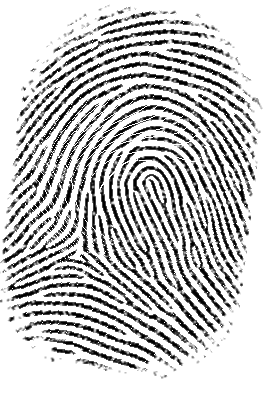
#> input picture data_sheet/Huellas_1/Impression_1/1.png, 275 x 400 px
$ python generar_transformaciones.py
#> lines starting #> are read from the running program, lines starting #| are printed output that depends on the picture; after the words box and inside, x2 and y2 are one past the last pixel; in counts of white or black regions, pixels touching at a corner belong together
"""Aumento reproducible de impresiones sinteticas generadas por Anguli.

Ubicacion recomendada: IA_final/generar_transformaciones.py
Datos esperados:       IA_final/data_sheet/Huellas_1, Huellas_2, Huellas_3

Acepta DOS organizaciones de entrada:
  NUEVA: Huellas_N/Impression_1/1.png ... 10.png
  ANTIGUA: Huellas_N/Impression_1/fp_1/1.png ... Impression_10/fp_1/1.png

No modifica las imagenes originales. Genera nuevas en
Huellas_N/Impression_py/generacion_01 y un CSV en data_sheet/.
"""

from pathlib import Path
import csv
import json

import cv2
import numpy as np

# ========== PARAMETROS EDITABLES ==========
DATA_DIR = Path(__file__).resolve().parent / "data_sheet"
IDENTIDADES = (1, 2, 3)
NOMBRE_GENERACION = "generacion_01"   # cambiar a generacion_02 si repetis una prueba
SEMILLA = 2026
EXTENSIONES = {".png", ".jpg", ".jpeg", ".bmp", ".tif", ".tiff"}

rng = np.random.default_rng(SEMILLA)


def leer_gris(ruta: Path) -> np.ndarray:
    imagen = cv2.imread(str(ruta), cv2.IMREAD_GRAYSCALE)
    if imagen is None:
        raise RuntimeError(f"No se pudo abrir: {ruta}")
    return imagen


def guardar_png(ruta: Path, imagen: np.ndarray) -> None:
    ruta.parent.mkdir(parents=True, exist_ok=True)
    if not cv2.imwrite(str(ruta), imagen):
        raise RuntimeError(f"No se pudo guardar: {ruta}")


def transformar_afin(imagen: np.ndarray, angulo=0.0, escala=1.0, tx=0, ty=0):
    """Rotacion, escalado y traslacion: misma geometria global."""
    alto, ancho = imagen.shape
    matriz = cv2.getRotationMatrix2D((ancho / 2, alto / 2), angulo, escala)
    matriz[:, 2] += [tx, ty]
    return cv2.warpAffine(imagen, matriz, (ancho, alto),
                          flags=cv2.INTER_LINEAR,
                          borderMode=cv2.BORDER_CONSTANT, borderValue=255)


def deformacion_elastica(imagen: np.ndarray, rng, amplitud=10):
    """Desplazamiento espacial suave y NO uniforme (en pixeles)."""
    alto, ancho = imagen.shape
    # Campo aleatorio a baja resolucion: produce variaciones espaciales suaves.
    ny, nx = max(3, alto // 50), max(3, ancho // 50)

    def campo():
        base = rng.normal(0, 1, (ny, nx)).astype(np.float32)
        suave = cv2.resize(base, (ancho, alto), interpolation=cv2.INTER_CUBIC)
        suave = cv2.GaussianBlur(suave, (0, 0), sigmaX=12)
        maximo = max(float(np.max(np.abs(suave))), 1e-6)
        return amplitud * suave / maximo

    dx, dy = campo(), campo()
    x, y = np.meshgrid(np.arange(ancho, dtype=np.float32),
                       np.arange(alto, dtype=np.float32))
    return cv2.remap(imagen, x + dx, y + dy, cv2.INTER_LINEAR,
                     borderMode=cv2.BORDER_CONSTANT, borderValue=255)


def presion_simulada(imagen: np.ndarray):
    """En imagen con crestas OSCURAS, erosion engrosa lineas oscuras."""
    nucleo = cv2.getStructuringElement(cv2.MORPH_ELLIPSE, (3, 3))
    return cv2.erode(imagen, nucleo, iterations=1)


def ruido_gaussiano(imagen: np.ndarray, rng, sigma=20):
    ruido = rng.normal(0, sigma, imagen.shape)
    return np.clip(imagen.astype(np.float32) + ruido, 0, 255).astype(np.uint8)


def ruido_sal_pimienta(imagen: np.ndarray, rng, proporcion=0.4):
    salida = imagen.copy()
    cantidad = max(2, round(imagen.size * proporcion))
    indices = rng.choice(imagen.size, size=cantidad, replace=False)
    plano = salida.reshape(-1)
    mitad = cantidad // 2
    plano[indices[:mitad]] = 0
    plano[indices[mitad:]] = 255
    return salida


def recorte_parcial(imagen: np.ndarray, lado="derecha", fraccion=0.2):
    """Oculta un porcentaje de la zona que contiene crestas, no del margen blanco."""
    salida = imagen.copy()
    yy, xx = np.where(imagen < 220)
    if xx.size == 0:
        return salida
    izquierda, derecha = int(xx.min()), int(xx.max()) + 1
    arriba, abajo = int(yy.min()), int(yy.max()) + 1
    if lado == "derecha":
        desde = derecha - max(1, round((derecha - izquierda) * fraccion))
        salida[:, desde:derecha] = 255
    elif lado == "izquierda":
        hasta = izquierda + max(1, round((derecha - izquierda) * fraccion))
        salida[:, izquierda:hasta] = 255
    elif lado == "arriba":
        hasta = arriba + max(1, round((abajo - arriba) * fraccion))
        salida[arriba:hasta, :] = 255
    else:
        desde = abajo - max(1, round((abajo - arriba) * fraccion))
        salida[desde:abajo, :] = 255
    return salida


def contraste(imagen: np.ndarray, factor=0.3):
    """factor < 1 reduce contraste alrededor de gris medio."""
    datos = factor * (imagen.astype(np.float32) - 127.5) + 127.5
    return np.clip(datos, 0, 255).astype(np.uint8)


def imagenes_fuente(carpeta: Path):
    """Detecta automaticamente la estructura nueva o la estructura Anguli anterior."""
    impresion_unica = carpeta / "Impression_1"
    if impresion_unica.is_dir():
        directas = [p for p in impresion_unica.iterdir()
                    if p.is_file() and p.suffix.lower() in EXTENSIONES]
        if directas:
            directas.sort(key=lambda p: (0, int(p.stem)) if p.stem.isdigit()
                          else (1, p.stem))
            return [(int(p.stem) if p.stem.isdigit() else i, p)
                    for i, p in enumerate(directas, 1)], "nueva"

    antiguas = []
    for numero in range(1, 11):
        carpeta_imp = carpeta / f"Impression_{numero}"
        if carpeta_imp.is_dir():
            archivos = sorted(p for p in carpeta_imp.rglob("*")
                              if p.is_file() and p.suffix.lower() in EXTENSIONES)
            if len(archivos) != 1:
                raise RuntimeError(f"Se esperaba 1 imagen en {carpeta_imp}; hay {len(archivos)}")
            antiguas.append((numero, archivos[0]))
    return antiguas, "antigua"


def ejecutar():
    if not DATA_DIR.is_dir():
        raise FileNotFoundError(f"No encuentro la carpeta: {DATA_DIR}. "
                                "Guarda el script dentro de IA_final, al lado de data_sheet.")

    registro = DATA_DIR / f"registro_{NOMBRE_GENERACION}.csv"
    salidas = [DATA_DIR / f"Huellas_{n}" / "Impression_py" / NOMBRE_GENERACION
               for n in IDENTIDADES]
    # Evitar borrar/sobreescribir ensayos anteriores.
    if registro.exists() or any(ruta.exists() for ruta in salidas):
        raise FileExistsError(
            f"La {NOMBRE_GENERACION} ya existe. Cambia NOMBRE_GENERACION "
            "por 'generacion_02' para hacer otra prueba, sin borrar resultados anteriores.")

    todos = []
    total_fuentes = 0
    for numero_identidad, destino in zip(IDENTIDADES, salidas):
        origen = DATA_DIR / f"Huellas_{numero_identidad}"
        fuentes, organizacion = imagenes_fuente(origen)
        if not fuentes:
            raise FileNotFoundError(f"No hay imagenes de impresiones en {origen}")
        print(f"Huellas_{numero_identidad}: {len(fuentes)} imagenes, estructura {organizacion}")
        total_fuentes += len(fuentes)

        for numero_impresion, entrada in fuentes:
            imagen = leer_gris(entrada)
#> in leer_gris, imagen is the input picture: shape (400, 275); min 0, max 255, mean 199.3
            stem = f"imp_{numero_impresion:02d}"
            angulo = int(rng.choice([-20, -10, 10, 20]))
            tx, ty = int(rng.integers(-15, 15)), int(rng.integers(-15, 15))
            escala = float(rng.choice([0.85, 1.15]))
            lado = str(rng.choice(["izquierda", "derecha", "arriba", "abajo"]))

            variantes = [
                ("original", imagen.copy(), {}),
                ("rotacion", transformar_afin(imagen, angulo=angulo), {"angulo_grados": angulo}),
                ("traslacion", transformar_afin(imagen, tx=tx, ty=ty), {"tx": tx, "ty": ty}),
                ("escalado", transformar_afin(imagen, escala=escala), {"factor": escala}),
                ("elastica", deformacion_elastica(imagen, rng, 5), {"amplitud_px": 5}),
                ("presion", presion_simulada(imagen), {"metodo": "erosion_3x3"}),
                ("gaussiano", ruido_gaussiano(imagen, rng, sigma=20), {"sigma": 20}),
                ("sal_pimienta", ruido_sal_pimienta(imagen, rng, 0.05), {"proporcion": 0.05}),
                ("recorte", recorte_parcial(imagen, lado=lado, fraccion=0.2),
                 {"lado": lado, "fraccion_roi": 0.2}),
                ("contraste", contraste(imagen, factor=0.5), {"factor": 0.5}),
            ]
#> call 3 of transformar_afin, with angulo = 0, escala = 1.15, tx = 0, ty = 0
#> in transformar_afin (call 3), `matriz = cv2.getRotationMatrix2D((ancho / 2, alto / 2), angulo, escala)`: matriz = [[1.15, 0, -20.62], [0, 1.15, -30]]
#> in transformar_afin (call 3), `return cv2.warpAffine(imagen, matriz, (ancho, alto), flags=cv2.INTER_L..`:
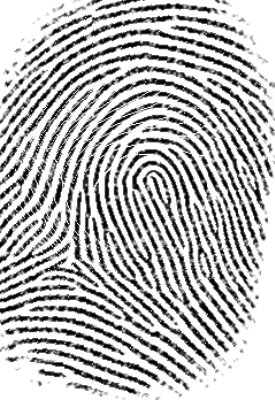
#> returned value: shape (400, 275); min 0, max 255, mean 184.1
#> in deformacion_elastica, `alto, ancho = imagen.shape`: alto = 400; ancho = 275
#> in deformacion_elastica, `ny, nx = max(3, alto // 50), max(3, ancho // 50)`: ny = 8; nx = 5
#> in campo, `base = rng.normal(0, 1, (ny, nx)).astype(np.float32)`: base = [[1.4, 0.638, -0.292, -0.312, 0.304], [-0.268, -0.226, 0.72, 0.515, -0.0641], [-0.0855, 0.161, -0.614, -0.404, 0.548], [-0.13, -1.37, -0.477, 0.657, -0.232], [-0.149, 0.642, 1.82, -0.713, 1.35], [-1.23, 0.175, -1.17, 1.35, 0.834], [1.14, -0.886, 0.685, -0.519, -0.457], [0.507, 0.877, 0.204, -0.628, -0.826]]
#> in campo, `suave = cv2.resize(base, (ancho, alto), interpolation=cv2.INTER_CUBIC)`:
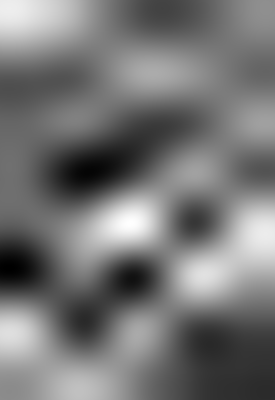
#> suave: shape (400, 275) float32; min -1.47, max 1.9, mean 0.0848; drawn with min black and max white
#> in campo, `maximo = max(float(np.max(np.abs(suave))), 1e-6)`: maximo = 1.63
#> in campo (call 2), `base = rng.normal(0, 1, (ny, nx)).astype(np.float32)`: base = [[1.44, 0.594, 0.72, 2.18, -0.816], [2.56, 3.15, 1.62, 0.827, -0.664], [0.994, -0.443, -0.0217, -0.29, 0.284], [1.29, -0.556, -0.985, -1, -0.968], [-1.43, -0.913, 1.29, -0.593, 0.257], [-1.22, 0.17, -1.74, -0.699, 2.25], [-0.583, 1.12, 0.455, -0.153, -0.652], [1.29, -0.177, 1.53, -0.719, 0.0573]]
#> in campo (call 2), `suave = cv2.resize(base, (ancho, alto), interpolation=cv2.INTER_CUBIC)`:
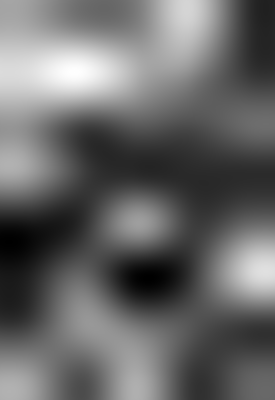
#> suave: shape (400, 275) float32; min -1.83, max 3.22, mean 0.237; drawn with min black and max white
#> in campo (call 2), `maximo = max(float(np.max(np.abs(suave))), 1e-6)`: maximo = 2.84
#> in deformacion_elastica, `return cv2.remap(imagen, x + dx, y + dy, cv2.INTER_LINEAR, borderMode=..`:
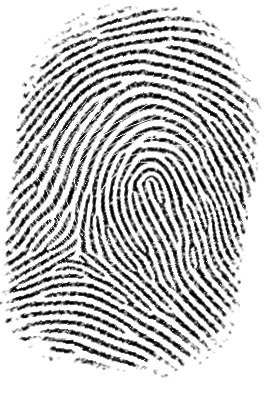
#> returned value: shape (400, 275); min 0, max 255, mean 199.4
#> in presion_simulada, `nucleo = cv2.getStructuringElement(cv2.MORPH_ELLIPSE, (3, 3))`: nucleo = [[0, 1, 0], [1, 1, 1], [0, 1, 0]]
#> in ruido_gaussiano, `ruido = rng.normal(0, sigma, imagen.shape)`:
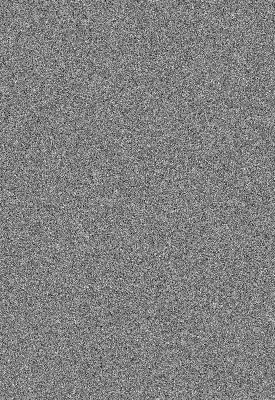
#> ruido: shape (400, 275) float64; min -81.89, max 80.27, mean 0; drawn with min black and max white
#> in ruido_gaussiano, `return np.clip(imagen.astype(np.float32) + ruido, 0, 255).astype(np.ui..`:
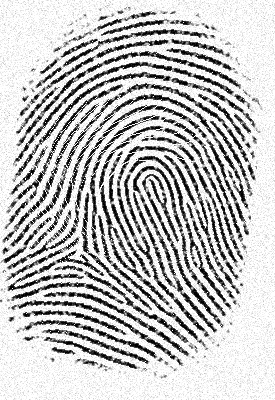
#> returned value: shape (400, 275); min 0, max 255, mean 194
#> in recorte_parcial, `izquierda, derecha = int(xx.min()), int(xx.max()) + 1`: izquierda = 0; derecha = 262
#> in recorte_parcial, `arriba, abajo = int(yy.min()), int(yy.max()) + 1`: arriba = 5; abajo = 379
#> in recorte_parcial, `desde = derecha - max(1, round((derecha - izquierda) * fraccion))`: desde = 210
#> in recorte_parcial, `salida[:, desde:derecha] = 255`: salida: shape (400, 275); 4.62% of pixels changed, all inside (x1, y1, x2, y2) = (210, 25, 262, 353)
#> in contraste, `datos = factor * (imagen.astype(np.float32) - 127.5) + 127.5`:
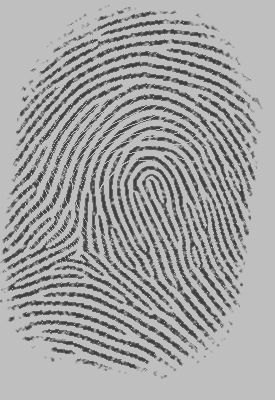
#> datos: shape (400, 275) float32; min 63.75, max 191.2, mean 163.4

            for tipo, resultado, parametros in variantes:
                salida = destino / tipo / f"{stem}_{tipo}.png"
                guardar_png(salida, resultado)
                todos.append({
                    "identidad": f"Huellas_{numero_identidad}",
                    "impresion": numero_impresion,
                    "grupo_origen": f"H{numero_identidad}_I{numero_impresion:02d}",
                    "transformacion": tipo,
                    "parametros": json.dumps(parametros, ensure_ascii=False),
                    "imagen_origen": str(entrada.relative_to(DATA_DIR)),
                    "imagen_generada": str(salida.relative_to(DATA_DIR)),
                })
#> this loop made 10 passes
#> (tipo, parametros) on passes 2 to 10: ('rotacion', {'angulo_grados': 20}), ('traslacion', {'tx': -10, 'ty': -15}), ('escalado', {'factor': 1.15}), ('elastica', {'amplitud_px': 5}), ('presion', {'metodo': 'erosion_3x3'}), ('gaussiano', {'sigma': 20}), ('sal_pimienta', {'proporcion': 0.05}), ('recorte', {'lado': 'derecha', 'fraccion_roi': 0.2}), ('contraste', {'factor': 0.5})
#> after the loop, todos = 10 items

    with registro.open("w", newline="", encoding="utf-8-sig") as archivo:
        campos = ["identidad", "impresion", "grupo_origen", "transformacion",
                  "parametros", "imagen_origen", "imagen_generada"]
        escritor = csv.DictWriter(archivo, fieldnames=campos, delimiter=";")
        escritor.writeheader()
        escritor.writerows(todos)

    print(f"\nTERMINADO: {total_fuentes} impresiones de entrada")
    print(f"Generadas: {len(todos)} imagenes (incluyen una copia original por impresion)")
    print(f"Registro: {registro}")


if __name__ == "__main__":
    ejecutar()
